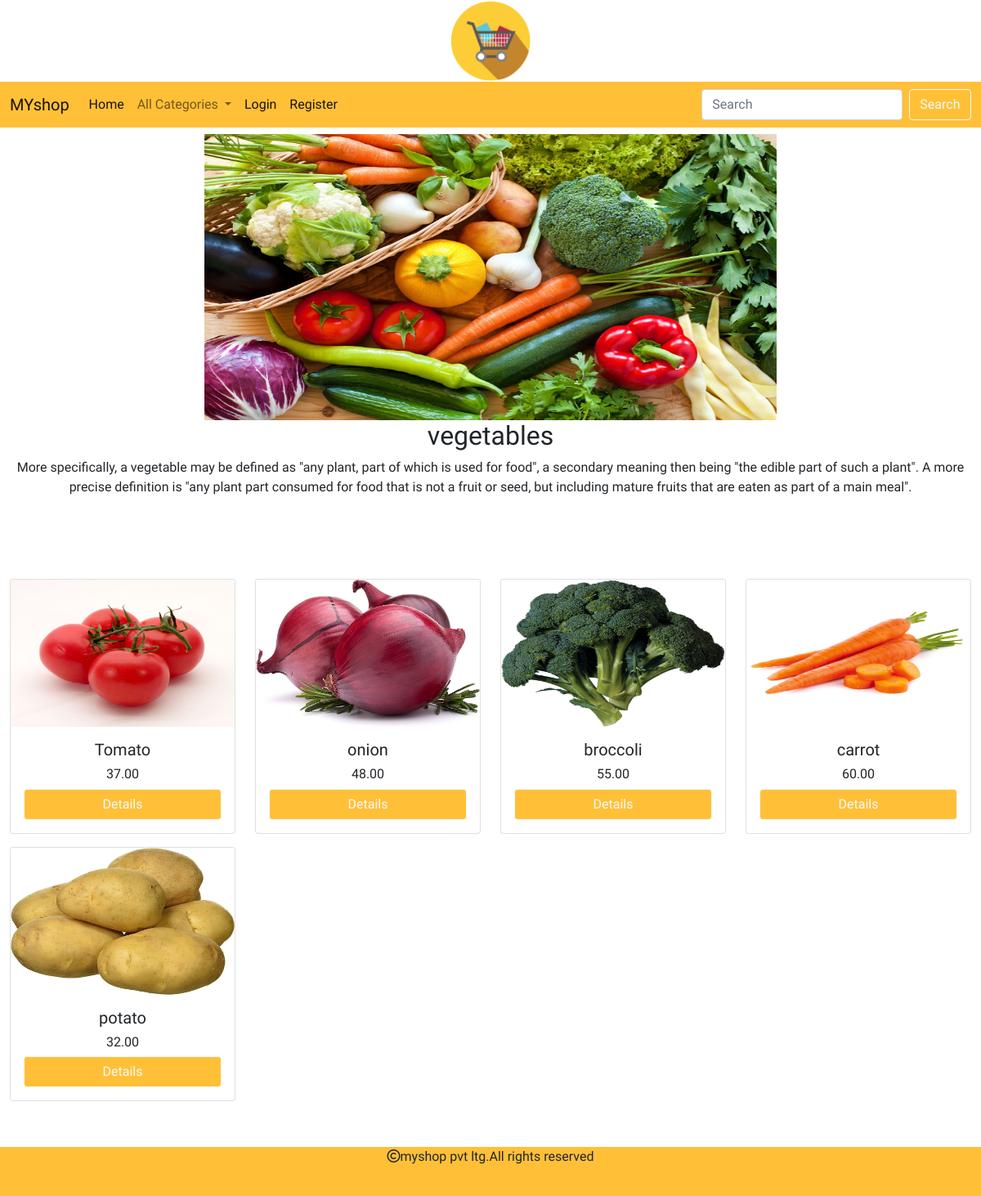
The page /allproducts/vegetables on the database its author committed.
### shop/models.py (models this page shows, shortened)
class Category(models.Model):
    name=models.CharField(max_length=250,unique=True)
    slug=models.SlugField(max_length=250,unique=True)
    description=models.TextField(blank=True)
    image=models.ImageField(upload_to='shop/category',null=True,blank=True)

class Product(models.Model):
    name=models.CharField(max_length=200,unique=True)
    slug=models.SlugField(max_length=250,unique=True)
    description=models.TextField(blank=True)
    price=models.DecimalField(max_digits=10,decimal_places=2)
    category=models.ForeignKey(Category,on_delete=models.CASCADE)
    image=models.ImageField(upload_to='img/product',null=True,blank=True)
    stock=models.IntegerField()
    available=models.BooleanField(default=True)
    created=models.DateTimeField(auto_now_add=True)
    updated=models.DateTimeField(auto_now=True)

### shop/views.py (the view)
# urls.py: path('allproducts/<slug:p>',views.allproducts,name="allproducts"),
def allproducts(request,p):
    c=Category.objects.get(slug=p)
    p=Product.objects.filter(category__slug=p)
    return render(request,'products.html',{'p':p,'c':c})

### cart/context_processors.py (called while the page is built, shortened)
def counter(request):
    item_count=0
    return {'item_count':item_count}

### shop/context_processors.py (called while the page is built)
def menu_links(request):
    links=Category.objects.all()
    return {'links':links}

### templates/products.html
{% extends 'base.html' %}
{% load static %}
{% block content %}
<div class="mt-2 d-flex justify-content-center">
    <img src="{{c.image.url}}" height="350px" width="700px">
</div>
<div class="container-fluid" style="margin-bottom:100px;">
    <h2 class="text-center">{{c.name}}</h2>
    <p style="text-align:center;">{{c.description}}</p>
</div>
<div>
<div class="container-fluid" style="margin-bottom:100px;">
    <div class="row">
        {% for i in p %}
        <div class="col-sm-3">
            <div class="card mb-3">
                <img src="{{i.image.url}}" style="height:180px; width:100%;" class="card-img-top">
                <div class="card-body">
                    <h5 class="card-title text-center">{{i.name}}</h5>
                    <h6 class="card-title text-center">{{i.price}}</h6>
                    <a href="{% url 'shop:details' i.slug %}" class="btn btn-primary btn-outline-light d-flex justify-content-center">Details</a>
                </div>
            </div>
        </div>
        {% endfor %}
    </div>
</div>
</div>
{% endblock %}

### templates/base.html (shortened to what this page needs)
<!DOCTYPE html>
{% load static %}
<html lang="en">
<head>
    <link rel="stylesheet" href="https://cdn.jsdelivr.net/npm/bootstrap-icons@1.10.2/font/bootstrap-icons.css">
    <link href="https://cdn.jsdelivr.net/npm/bootstrap@5.0.2/dist/css/bootstrap.min.css" rel="stylesheet">
    <link rel="stylesheet" href="https://cdn.jsdelivr.net/npm/@fortawesome/fontawesome-free@5.15.4/css/fontawesome.min.css">
    <link rel="stylesheet" href="https://cdnjs.cloudflare.com/ajax/libs/font-awesome/6.0.0-beta2/css/all.min.css">
    <link rel="stylesheet" href="{% static 'css/custom.css' %}">
</head>
<body>
<div class="container-fluid">
    <header>
    <center><img src="{% static 'img/logo.png' %}" height="100px" width="100px" alt="img"></center>
        <nav id="na" class="navbar navbar-expand-lg navbar-light bg-light">
  <div class="container-fluid">
    <a class="navbar-brand" href="#">MYshop</a>
    <div class="collapse navbar-collapse" id="navbarSupportedContent">
      <ul class="navbar-nav me-auto mb-2 mb-lg-0">
        <li class="nav-item">
          <a id="click" class="nav-link active" aria-current="page" href="{% url 'shop:category' %}">Home</a>
        </li>
        <li class="nav-item dropdown">
          <a id="click" class="nav-link dropdown-toggle" href="#" id="navbarDropdown" role="button" data-bs-toggle="dropdown" aria-expanded="false">
            All Categories
          </a>
        </li>
          {% if user.is_authenticated %}
        <li class="nav-item">
          <a id="click" class="nav-link active" aria-current="page" href="{% url 'cart:cartview' %}"><i class="fa-solid fa-cart-shopping"></i>{{item_count}}</a>
        </li>
        <li class="nav-item">
          <a id="click" class="nav-link active" aria-current="page" href="{% url 'cart:orderview' %}">Your orders</a>
        </li>
        <li class="nav-item">
          <a id="click" class="nav-link active" aria-current="page" href="{% url 'user:logout' %}">Logout</a>
        </li>
          {% else %}
          <li class="nav-item">
          <a id="click" class="nav-link active" aria-current="page" href="{% url 'user:login' %}">Login</a>
        </li>
        <li class="nav-item">
          <a id="click" class="nav-link active" aria-current="page" href="{% url 'user:register' %}">Register</a>
        </li>
          {% endif %}
      </ul>
      <form method="post" class="d-flex" action="{% url 'search:searchresult' %}">
        <input class="form-control me-2" type="search" name="q" placeholder="Search" aria-label="Search">
        <button class="btn btn-outline-light" type="submit">Search</button>
      </form>
    </div>
  </div>
</nav>
    </header>
</div>
{% block content%}
{% endblock %}
<footer>
    <div class="footer" style="background-color:#ffc038;position:fixed;text-align:center;height:60px;width:100%;bottom:0px;">
        <p><i class="fa-regular fa-copyright"></i>myshop pvt ltg.All rights reserved</p>
    </div>
</footer>
</body>
</html>

### static/css/custom.css (style rules this page uses)
body { font-family: 'Belanosima', sans-serif; }
.bg-light { background-color: #ffc038!important; }

### templates/base.html (style rules this page uses)
.btn-primary { background-color:#ffc038; }
#na { position:relational; right:12px; width:102%; }

### rows shown on the page
Category: image (picture), name "vegetables", description "More specifically, a vegetable may be defined as \"any plant, part of which is used for food\", a secondary meaning then being \"the edible part of such a plant\". A more precise definition is \"any plant part consumed for food that is not a fruit or seed, but including mature fruits that are eaten as part of a main meal\"."
Product: image (picture), name "Tomato", price "37.00"
Product: image (picture), name "onion", price "48.00"
Product: image (picture), name "broccoli", price "55.00"
Product: image (picture), name "carrot", price "60.00"
Product: image (picture), name "potato", price "32.00"
